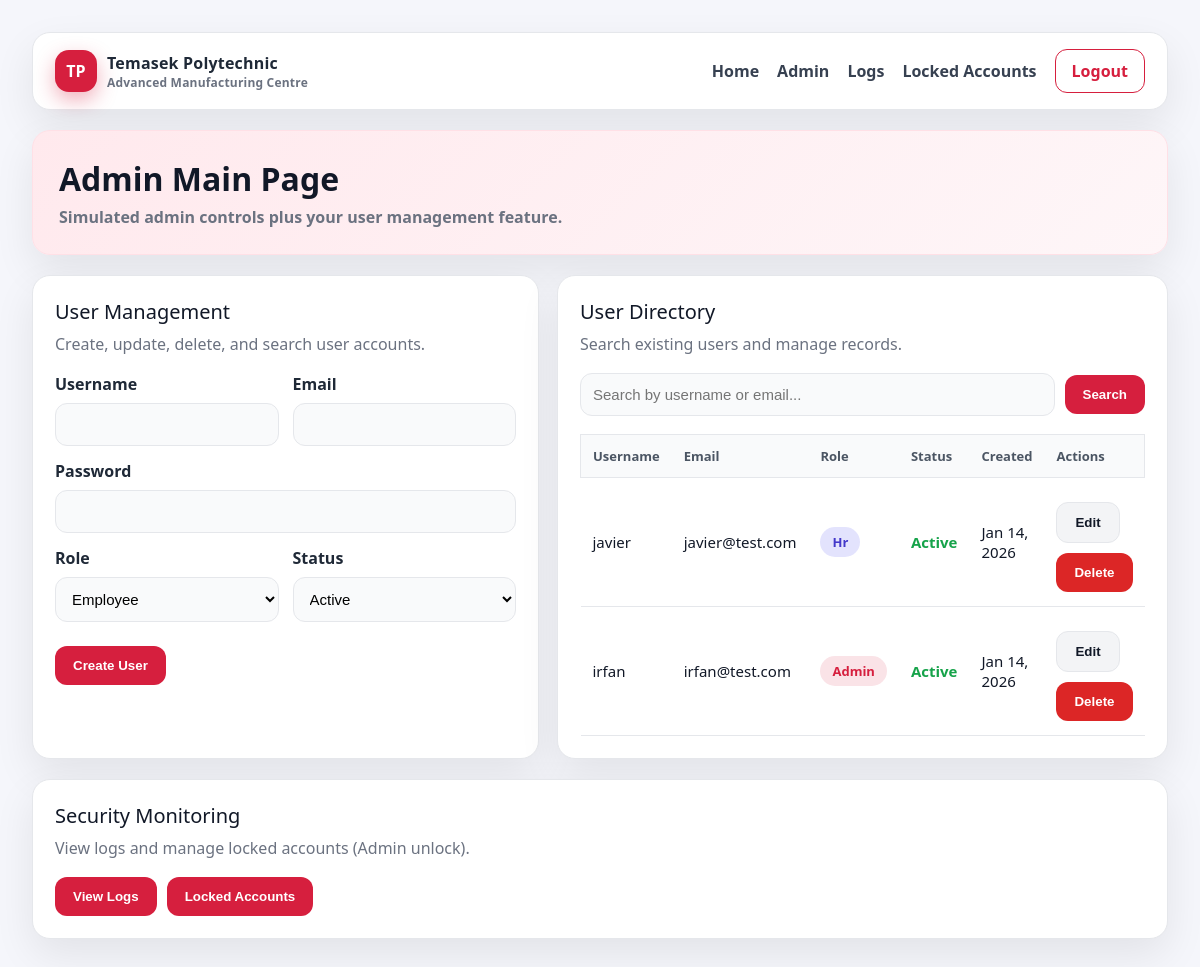
The app's page /PHP_PAGES/Denzyl/admin_users.php, older data.
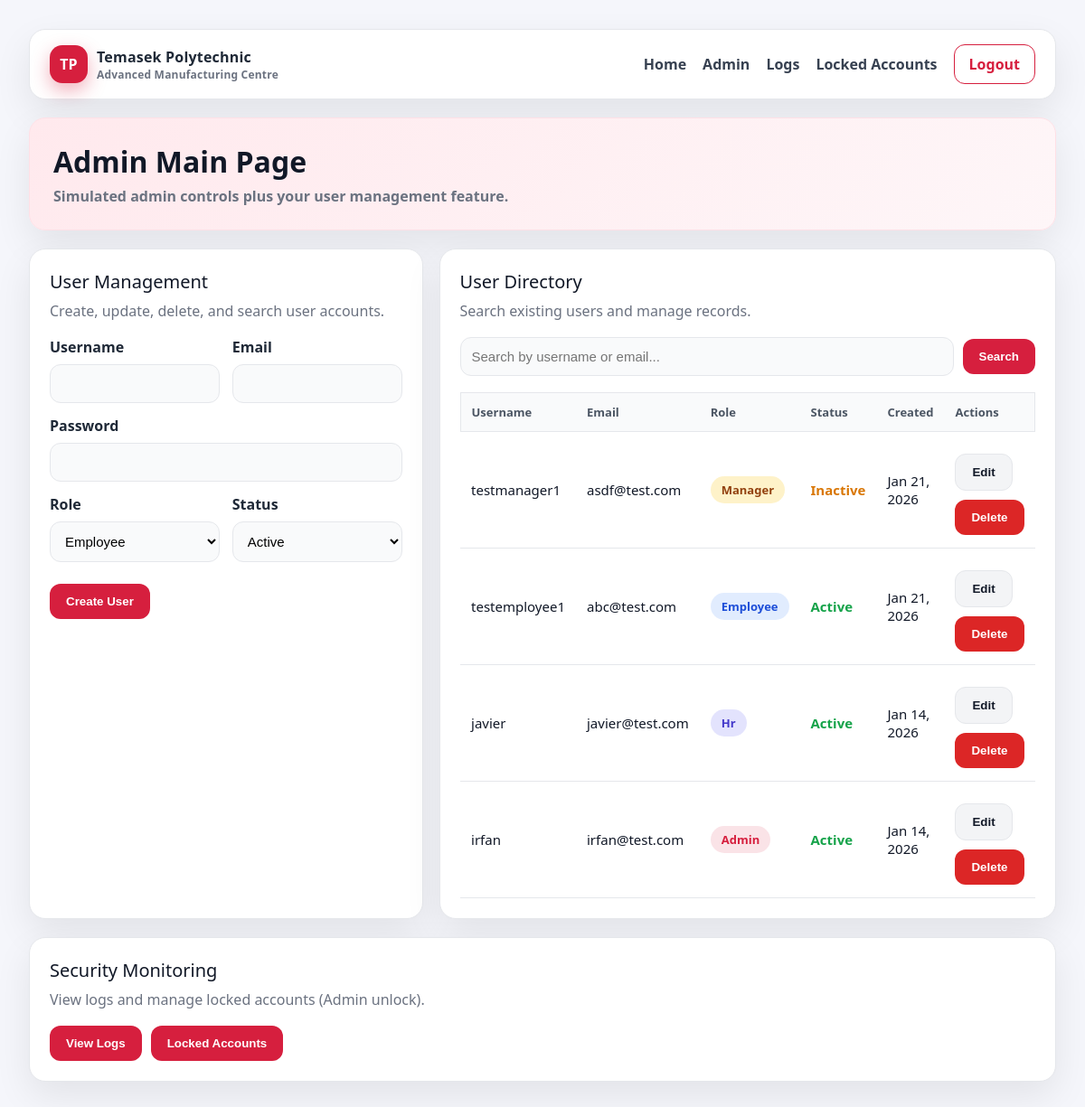
The same page, newer data.
### tables this page shows
CREATE TABLE `users` (
  `user_id` int(11) NOT NULL,
  `username` varchar(50) NOT NULL,
  `password_hash` varchar(255) NOT NULL,
  `email` varchar(100) NOT NULL,
  `role` enum('admin','manager','employee','hr') NOT NULL DEFAULT 'employee',
  `status` enum('active','inactive','suspended') NOT NULL DEFAULT 'active',
  `created_at` timestamp NOT NULL DEFAULT current_timestamp(),
  `updated_at` timestamp NOT NULL DEFAULT current_timestamp() ON UPDATE current_timestamp()
);

### PHP_PAGES/Denzyl/admin_users.php (the view, shortened to what this page needs)
<?php
$db_host = 'localhost';
$db_user = 'root';
$db_password = '';
$db_name = 'project_database';
$conn = new mysqli($db_host, $db_user, $db_password, $db_name);
$action = isset($_GET['action']) ? $_GET['action'] : '';
$current_user = null;
$search_query = isset($_GET['search']) ? $_GET['search'] : '';
$users = searchUsers($conn, $search_query);
function searchUsers($conn, $query) {
    $users = [];
    if (empty($query)) {
        $sql = 'SELECT user_id, username, email, role, status, created_at, updated_at FROM users ORDER BY created_at DESC';
        $result = $conn->query($sql);
    }
    if ($result && $result->num_rows > 0) {
        while ($row = $result->fetch_assoc()) {
            $users[] = $row;
        }
    }
    return $users;
}
?>
<!DOCTYPE html>
<html lang="en">
<head>
</head>
<body>
    <div class="shell">
        <div class="topbar">
            <div class="brand">
                <div class="brand-badge">TP</div>
                <div>
                    <div>Temasek Polytechnic</div>
                    <div style="font-size: 12px; color: var(--muted); font-weight: 600;">Advanced Manufacturing Centre</div>
                </div>
            </div>
            <div class="nav-links">
                <a href="#">Home</a>
                <a href="#">Admin</a>
                <a href="#">Logs</a>
                <a href="#">Locked Accounts</a>
                <a class="logout" href="#">Logout</a>
            </div>
        </div>
        <div class="hero">
            <h1>Admin Main Page</h1>
            <p>Simulated admin controls plus your user management feature.</p>
        </div>
        <div class="grid">
            <div class="card">
                <div class="card-title">User Management</div>
                <div class="card-subtitle">Create, update, delete, and search user accounts.</div>
                <form method="POST" style="display: flex; flex-direction: column; gap: 14px;">
                    <div class="form-grid">
                        <div class="form-group">
                            <label for="username">Username</label>
                            <input type="text" id="username" name="username"
                                   value="<?php echo $current_user ? htmlspecialchars($current_user['username']) : ''; ?>"
                                   required>
                        </div>
                        <div class="form-group">
                            <label for="email">Email</label>
                            <input type="email" id="email" name="email"
                                   value="<?php echo $current_user ? htmlspecialchars($current_user['email']) : ''; ?>"
                                   required>
                        </div>
                    </div>
                    <?php if (!($action === 'edit' && $current_user)): ?>
                        <div class="form-group">
                            <label for="password">Password</label>
                            <input type="password" id="password" name="password" required>
                        </div>
                    <?php endif; ?>
                    <div class="form-grid">
                        <div class="form-group">
                            <label for="role">Role</label>
                            <select id="role" name="role" required>
                                <option value="employee" <?php echo ($current_user && $current_user['role'] === 'employee') ? 'selected' : ''; ?>>Employee</option>
                            </select>
                        </div>
                        <div class="form-group">
                            <label for="status">Status</label>
                            <select id="status" name="status" required>
                                <option value="active" <?php echo (!$current_user || $current_user['status'] === 'active') ? 'selected' : ''; ?>>Active</option>
                            </select>
                        </div>
                    </div>
                    <div class="actions-row">
                        <button type="submit" class="btn btn-primary">
                            <?php echo ($action === 'edit' && $current_user) ? 'Update User' : 'Create User'; ?>
                        </button>
                    </div>
                </form>
            </div>
            <div class="card">
                <div class="card-title">User Directory</div>
                <div class="card-subtitle">Search existing users and manage records.</div>
                <form method="GET" class="search-box">
                    <input type="text" name="search" placeholder="Search by username or email..."
                           value="<?php echo htmlspecialchars($search_query); ?>">
                    <button type="submit" class="btn btn-primary">Search</button>
                </form>
                <?php if (count($users) > 0): ?>
                    <table>
                        <thead>
                            <tr>
                                <th>Username</th>
                                <th>Email</th>
                                <th>Role</th>
                                <th>Status</th>
                                <th>Created</th>
                                <th>Actions</th>
                            </tr>
                        </thead>
                        <tbody>
                            <?php foreach ($users as $user): ?>
                                <tr>
                                    <td><?php echo htmlspecialchars($user['username']); ?></td>
                                    <td><?php echo htmlspecialchars($user['email']); ?></td>
                                    <td><span class="badge role-<?php echo $user['role']; ?>"><?php echo ucfirst($user['role']); ?></span></td>
                                    <td><span class="status-<?php echo $user['status']; ?>"><?php echo ucfirst($user['status']); ?></span></td>
                                    <td class="timestamp"><?php echo date('M d, Y', strtotime($user['created_at'])); ?></td>
                                    <td>
                                        <div class="actions-row">
                                            <a href="?action=edit&id=<?php echo $user['user_id']; ?>">
                                                <button type="button" class="btn btn-secondary">Edit</button>
                                            </a>
                                            <a href="?action=delete_confirm&id=<?php echo $user['user_id']; ?>">
                                                <button type="button" class="btn btn-danger">Delete</button>
                                            </a>
                                        </div>
                                    </td>
                                </tr>
                            <?php endforeach; ?>
                        </tbody>
                    </table>
                <?php else: ?>
                    <div class="empty">
                        <?php echo !empty($search_query) ? 'No users found matching your search.' : 'No users yet. Create one to get started!'; ?>
                    </div>
                <?php endif; ?>
            </div>
        </div>
        <div class="card">
            <div class="card-title">Security Monitoring</div>
            <div class="card-subtitle">View logs and manage locked accounts (Admin unlock).</div>
            <div class="actions-row" style="margin-top: 18px;">
                <a href="#"><button type="button" class="btn btn-primary">View Logs</button></a>
                <a href="#"><button type="button" class="btn btn-primary">Locked Accounts</button></a>
            </div>
        </div>
    </div>
</body>
</html>

### PHP_PAGES/Denzyl/admin_users.php (style rules this page uses)
:root { --bg: #f5f6fb; --card: #ffffff; --primary: #d61f3e; --primary-strong: #b91832; --muted: #6b7280; --border: #e5e7eb; --shadow: 0 16px 40px rgba(0, 0, 0, 0.08); --radius: 18px; }
* { margin: 0; padding: 0; box-sizing: border-box; }
body { font-family: 'Segoe UI', Tahoma, Geneva, Verdana, sans-serif; background: var(--bg); color: #111827; min-height: 100vh; padding: 32px; }
a { text-decoration: none; color: inherit; }
.shell { max-width: 1200px; margin: 0 auto; display: flex; flex-direction: column; gap: 20px; }
.topbar { background: var(--card); border: 1px solid var(--border); border-radius: var(--radius); box-shadow: var(--shadow); padding: 16px 22px; display: flex; align-items: center; justify-content: space-between; gap: 16px; }
.brand { display: flex; align-items: center; gap: 10px; font-weight: 700; color: #1f2937; letter-spacing: 0.2px; }
.brand-badge { width: 42px; height: 42px; border-radius: 14px; background: var(--primary); display: grid; place-items: center; color: #fff; font-weight: 800; box-shadow: 0 8px 20px rgba(214, 31, 62, 0.35); }
.nav-links { display: flex; gap: 18px; align-items: center; font-weight: 600; color: #374151; }
.logout { padding: 10px 16px; border-radius: 12px; border: 1px solid var(--primary); color: var(--primary); font-weight: 700; background: #fff; transition: all 0.2s ease; }
.hero { background: linear-gradient(135deg, #ffe9ed, #fef6f8); border: 1px solid #ffe0e6; border-radius: var(--radius); box-shadow: var(--shadow); padding: 26px; }
.hero h1 { font-size: 32px; margin-bottom: 6px; color: #111827; }
.hero p { color: var(--muted); font-weight: 600; }
.grid { display: grid; grid-template-columns: 1.1fr 1fr; gap: 18px; }
.card { background: var(--card); border: 1px solid var(--border); border-radius: var(--radius); box-shadow: var(--shadow); padding: 22px; }
.card-title { font-size: 20px; color: #111827; margin-bottom: 8px; display: flex; gap: 10px; align-items: center; }
.card-subtitle { color: var(--muted); margin-bottom: 18px; }
.form-grid { display: grid; grid-template-columns: 1fr 1fr; gap: 14px; }
.form-group { display: flex; flex-direction: column; gap: 8px; }
label { font-weight: 700; color: #1f2937; }
input[type='text'], input[type='email'], input[type='password'], select { width: 100%; padding: 12px 12px; border-radius: 12px; border: 1px solid var(--border); background: #f9fafb; font-size: 15px; transition: border-color 0.15s ease, background 0.15s ease; }
.actions-row { display: flex; gap: 10px; flex-wrap: wrap; margin-top: 10px; }
.btn { padding: 12px 18px; border: none; border-radius: 12px; font-weight: 700; cursor: pointer; transition: all 0.2s ease; }
.btn-primary { background: var(--primary); color: #fff; }
.btn-secondary { background: #f3f4f6; color: #111827; border: 1px solid var(--border); }
.btn-danger { background: #dc2626; color: #fff; }
.search-box { display: flex; gap: 10px; align-items: center; }
.search-box input { flex: 1; background: #f9fafb; }
table { width: 100%; border-collapse: collapse; margin-top: 18px; }
table thead { background: #f9fafb; border: 1px solid var(--border); }
table th { text-align: left; padding: 12px 12px; font-size: 13px; color: #4b5563; }
table td { padding: 14px 12px; border-bottom: 1px solid var(--border); font-size: 15px; }
.badge { display: inline-flex; padding: 6px 12px; border-radius: 999px; font-weight: 700; font-size: 13px; }
.role-admin { background: rgba(214, 31, 62, 0.12); color: var(--primary); }
.role-manager { background: rgba(252, 211, 77, 0.3); color: #92400e; }
.role-employee { background: rgba(59, 130, 246, 0.15); color: #1d4ed8; }
.role-hr { background: rgba(99, 102, 241, 0.18); color: #4338ca; }
.status-active { color: #16a34a; font-weight: 700; }
.status-inactive { color: #d97706; font-weight: 700; }

Row changes from the older to the newer data that the page shows:
added users: username "testmanager1", email "asdf@test.com", role "Manager", status "Inactive", created_at "Jan 21, 2026"
added users: username "testemployee1", email "abc@test.com", role "Employee", status "Active", created_at "Jan 21, 2026"
